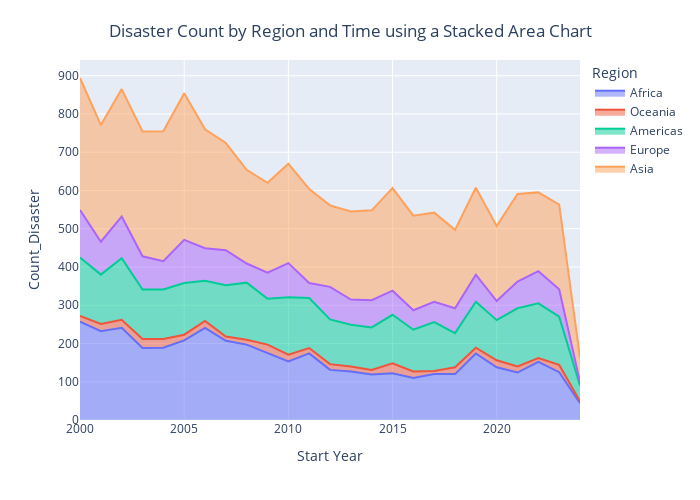

Notebook cell for this chart:
### Markdown cell above
### Create a stacked area chart of columns of your choosing

### Code cell
# Choosing columns for stacked area chart
region_and_disaster = df.groupby(['Region','Start Year']).agg(Count_Disaster = pd.NamedAgg('Country', 'size')).sort_values('Start Year').reset_index(drop = False)
#region_and_disaster.head(10)
# Creating Stacked Area Chart
area_chart = px.area(region_and_disaster, color = "Region", x = "Start Year", y = "Count_Disaster", line_group = "Region", width = 700, height = 500)
area_chart.update_layout(title = {"text": "Disaster Count by Region and Time using a Stacked Area Chart", "y": 0.95, "x": 0.5, "xanchor": "center", "yanchor": "top"})
area_chart.show()

### Figure 1 — Plotly figure (JSON) as saved in the notebook; plotly's stock layout.template omitted (floating-point values rounded to 4 significant figures)
{"data": [{"fillpattern": {"shape": ""}, "hovertemplate": "Region=Africa<br>Start Year=%{x}<br>Count_Disaster=%{y}<extra></extra>", "legendgroup": "Africa", "line": {"color": "#636efa"}, "marker": {"symbol": "circle"}, "mode": "lines", "name": "Africa", "orientation": "v", "showlegend": true, "stackgroup": "1", "type": "scatter", "x": ["2000-01-01T00:00:00", "2001-01-01T00:00:00", "2002-01-01T00:00:00", "2003-01-01T00:00:00", "2004-01-01T00:00:00", "2005-01-01T00:00:00", "2006-01-01T00:00:00", "2007-01-01T00:00:00", "2008-01-01T00:00:00", "2009-01-01T00:00:00", "2010-01-01T00:00:00", "2011-01-01T00:00:00", "2012-01-01T00:00:00", "2013-01-01T00:00:00", "2014-01-01T00:00:00", "2015-01-01T00:00:00", "2016-01-01T00:00:00", "2017-01-01T00:00:00", "2018-01-01T00:00:00", "2019-01-01T00:00:00", "2020-01-01T00:00:00", "2021-01-01T00:00:00", "2022-01-01T00:00:00", "2023-01-01T00:00:00", "2024-01-01T00:00:00"], "xaxis": "x", "y": [257, 232, 241, 188, 189, 208, 241, 207, 197, 175, 153, 174, 131, 127, 119, 122, 110, 120, 120, 174, 138, 124, 152, 125, 44], "yaxis": "y"}, {"fillpattern": {"shape": ""}, "hovertemplate": "Region=Oceania<br>Start Year=%{x}<br>Count_Disaster=%{y}<extra></extra>", "legendgroup": "Oceania", "line": {"color": "#EF553B"}, "marker": {"symbol": "circle"}, "mode": "lines", "name": "Oceania", "orientation": "v", "showlegend": true, "stackgroup": "1", "type": "scatter", "x": ["2000-01-01T00:00:00", "2001-01-01T00:00:00", "2002-01-01T00:00:00", "2003-01-01T00:00:00", "2004-01-01T00:00:00", "2005-01-01T00:00:00", "2006-01-01T00:00:00", "2007-01-01T00:00:00", "2008-01-01T00:00:00", "2009-01-01T00:00:00", "2010-01-01T00:00:00", "2011-01-01T00:00:00", "2012-01-01T00:00:00", "2013-01-01T00:00:00", "2014-01-01T00:00:00", "2015-01-01T00:00:00", "2016-01-01T00:00:00", "2017-01-01T00:00:00", "2018-01-01T00:00:00", "2019-01-01T00:00:00", "2020-01-01T00:00:00", "2021-01-01T00:00:00", "2022-01-01T00:00:00", "2023-01-01T00:00:00", "2024-01-01T00:00:00"], "xaxis": "x", "y": [15, 19, 21, 24, 23, 15, 18, 11, 13, 22, 18, 14, 15, 13, 12, 26, 17, 8, 18, 15, 18, 16, 10, 19, 5], "yaxis": "y"}, {"fillpattern": {"shape": ""}, "hovertemplate": "Region=Americas<br>Start Year=%{x}<br>Count_Disaster=%{y}<extra></extra>", "legendgroup": "Americas", "line": {"color": "#00cc96"}, "marker": {"symbol": "circle"}, "mode": "lines", "name": "Americas", "orientation": "v", "showlegend": true, "stackgroup": "1", "type": "scatter", "x": ["2000-01-01T00:00:00", "2001-01-01T00:00:00", "2002-01-01T00:00:00", "2003-01-01T00:00:00", "2004-01-01T00:00:00", "2005-01-01T00:00:00", "2006-01-01T00:00:00", "2007-01-01T00:00:00", "2008-01-01T00:00:00", "2009-01-01T00:00:00", "2010-01-01T00:00:00", "2011-01-01T00:00:00", "2012-01-01T00:00:00", "2013-01-01T00:00:00", "2014-01-01T00:00:00", "2015-01-01T00:00:00", "2016-01-01T00:00:00", "2017-01-01T00:00:00", "2018-01-01T00:00:00", "2019-01-01T00:00:00", "2020-01-01T00:00:00", "2021-01-01T00:00:00", "2022-01-01T00:00:00", "2023-01-01T00:00:00", "2024-01-01T00:00:00"], "xaxis": "x", "y": [153, 129, 161, 129, 129, 135, 105, 134, 149, 120, 150, 131, 117, 109, 111, 127, 109, 128, 89, 120, 105, 152, 143, 126, 41], "yaxis": "y"}, {"fillpattern": {"shape": ""}, "hovertemplate": "Region=Europe<br>Start Year=%{x}<br>Count_Disaster=%{y}<extra></extra>", "legendgroup": "Europe", "line": {"color": "#ab63fa"}, "marker": {"symbol": "circle"}, "mode": "lines", "name": "Europe", "orientation": "v", "showlegend": true, "stackgroup": "1", "type": "scatter", "x": ["2000-01-01T00:00:00", "2001-01-01T00:00:00", "2002-01-01T00:00:00", "2003-01-01T00:00:00", "2004-01-01T00:00:00", "2005-01-01T00:00:00", "2006-01-01T00:00:00", "2007-01-01T00:00:00", "2008-01-01T00:00:00", "2009-01-01T00:00:00", "2010-01-01T00:00:00", "2011-01-01T00:00:00", "2012-01-01T00:00:00", "2013-01-01T00:00:00", "2014-01-01T00:00:00", "2015-01-01T00:00:00", "2016-01-01T00:00:00", "2017-01-01T00:00:00", "2018-01-01T00:00:00", "2019-01-01T00:00:00", "2020-01-01T00:00:00", "2021-01-01T00:00:00", "2022-01-01T00:00:00", "2023-01-01T00:00:00", "2024-01-01T00:00:00"], "xaxis": "x", "y": [124, 86, 109, 87, 74, 113, 85, 92, 50, 68, 89, 39, 85, 66, 71, 63, 51, 53, 65, 71, 50, 70, 84, 72, 9], "yaxis": "y"}, {"fillpattern": {"shape": ""}, "hovertemplate": "Region=Asia<br>Start Year=%{x}<br>Count_Disaster=%{y}<extra></extra>", "legendgroup": "Asia", "line": {"color": "#FFA15A"}, "marker": {"symbol": "circle"}, "mode": "lines", "name": "Asia", "orientation": "v", "showlegend": true, "stackgroup": "1", "type": "scatter", "x": ["2000-01-01T00:00:00", "2001-01-01T00:00:00", "2002-01-01T00:00:00", "2003-01-01T00:00:00", "2004-01-01T00:00:00", "2005-01-01T00:00:00", "2006-01-01T00:00:00", "2007-01-01T00:00:00", "2008-01-01T00:00:00", "2009-01-01T00:00:00", "2010-01-01T00:00:00", "2011-01-01T00:00:00", "2012-01-01T00:00:00", "2013-01-01T00:00:00", "2014-01-01T00:00:00", "2015-01-01T00:00:00", "2016-01-01T00:00:00", "2017-01-01T00:00:00", "2018-01-01T00:00:00", "2019-01-01T00:00:00", "2020-01-01T00:00:00", "2021-01-01T00:00:00", "2022-01-01T00:00:00", "2023-01-01T00:00:00", "2024-01-01T00:00:00"], "xaxis": "x", "y": [345, 305, 333, 326, 340, 383, 311, 280, 245, 235, 260, 246, 213, 230, 235, 268, 247, 233, 205, 227, 196, 229, 206, 221, 64], "yaxis": "y"}], "layout": {"height": 500, "legend": {"title": {"text": "Region"}, "tracegroupgap": 0}, "margin": {"t": 60}, "title": {"text": "Disaster Count by Region and Time using a Stacked Area Chart", "x": 0.5, "xanchor": "center", "y": 0.95, "yanchor": "top"}, "width": 700, "xaxis": {"anchor": "y", "autorange": true, "domain": [0, 1], "range": ["2000-01-01", "2024-01-01"], "showspikes": false, "title": {"text": "Start Year"}, "type": "date"}, "yaxis": {"anchor": "x", "autorange": true, "domain": [0, 1], "range": [0, 941.1], "showspikes": false, "title": {"text": "Count_Disaster"}, "type": "linear"}}}
